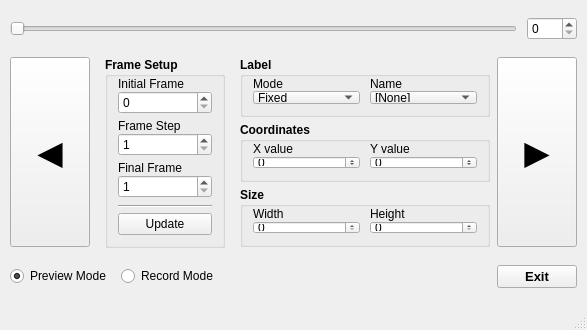
<?xml version="1.0" encoding="UTF-8"?>
<ui version="4.0">
 <class>ControlViewer</class>
 <widget class="QMainWindow" name="ControlViewer">
  <property name="geometry">
   <rect>
    <x>0</x>
    <y>0</y>
    <width>587</width>
    <height>330</height>
   </rect>
  </property>
  <property name="minimumSize">
   <size>
    <width>587</width>
    <height>330</height>
   </size>
  </property>
  <property name="maximumSize">
   <size>
    <width>589</width>
    <height>330</height>
   </size>
  </property>
  <property name="windowTitle">
   <string>Manual Labelling Control</string>
  </property>
  <widget class="QWidget" name="frmctrlWidget">
   <layout class="QVBoxLayout" name="frmctrlLayout">
    <property name="spacing">
     <number>10</number>
    </property>
    <property name="leftMargin">
     <number>10</number>
    </property>
    <property name="topMargin">
     <number>10</number>
    </property>
    <property name="rightMargin">
     <number>10</number>
    </property>
    <property name="bottomMargin">
     <number>10</number>
    </property>
    <item>
     <layout class="QHBoxLayout" name="frmsldrLayout">
      <property name="spacing">
       <number>10</number>
      </property>
      <item>
       <widget class="QSlider" name="frameSlider">
        <property name="minimumSize">
         <size>
          <width>0</width>
          <height>25</height>
         </size>
        </property>
        <property name="maximumSize">
         <size>
          <width>16777215</width>
          <height>25</height>
         </size>
        </property>
        <property name="orientation">
         <enum>Qt::Horizontal</enum>
        </property>
       </widget>
      </item>
      <item>
       <widget class="QSpinBox" name="sliderValue">
        <property name="minimumSize">
         <size>
          <width>50</width>
          <height>0</height>
         </size>
        </property>
       </widget>
      </item>
     </layout>
    </item>
    <item>
     <layout class="QHBoxLayout" name="subctrlLayout">
      <property name="spacing">
       <number>15</number>
      </property>
      <item>
       <widget class="QPushButton" name="prevButton">
        <property name="minimumSize">
         <size>
          <width>0</width>
          <height>190</height>
         </size>
        </property>
        <property name="font">
         <font>
          <pointsize>25</pointsize>
          <weight>75</weight>
          <bold>true</bold>
         </font>
        </property>
        <property name="text">
         <string>◀</string>
        </property>
       </widget>
      </item>
      <item>
       <widget class="QGroupBox" name="frameGroup">
        <property name="minimumSize">
         <size>
          <width>120</width>
          <height>191</height>
         </size>
        </property>
        <property name="maximumSize">
         <size>
          <width>16777215</width>
          <height>191</height>
         </size>
        </property>
        <property name="font">
         <font>
          <weight>75</weight>
          <bold>true</bold>
         </font>
        </property>
        <property name="title">
         <string>Frame Setup</string>
        </property>
        <layout class="QVBoxLayout" name="frameLayout">
         <property name="spacing">
          <number>5</number>
         </property>
         <property name="leftMargin">
          <number>10</number>
         </property>
         <property name="topMargin">
          <number>0</number>
         </property>
         <property name="rightMargin">
          <number>10</number>
         </property>
         <property name="bottomMargin">
          <number>10</number>
         </property>
         <item>
          <layout class="QVBoxLayout" name="frmintLayout">
           <property name="spacing">
            <number>0</number>
           </property>
           <item>
            <widget class="QLabel" name="labelInitial">
             <property name="font">
              <font>
               <weight>50</weight>
               <bold>false</bold>
              </font>
             </property>
             <property name="text">
              <string>Initial Frame</string>
             </property>
            </widget>
           </item>
           <item>
            <widget class="QSpinBox" name="frameInitial">
             <property name="font">
              <font>
               <weight>50</weight>
               <bold>false</bold>
              </font>
             </property>
             <property name="maximum">
              <number>16777215</number>
             </property>
            </widget>
           </item>
          </layout>
         </item>
         <item>
          <layout class="QVBoxLayout" name="frmstpLayout">
           <property name="spacing">
            <number>0</number>
           </property>
           <item>
            <widget class="QLabel" name="labelStep">
             <property name="font">
              <font>
               <weight>50</weight>
               <bold>false</bold>
              </font>
             </property>
             <property name="text">
              <string>Frame Step</string>
             </property>
            </widget>
           </item>
           <item>
            <widget class="QSpinBox" name="frameStep">
             <property name="font">
              <font>
               <weight>50</weight>
               <bold>false</bold>
              </font>
             </property>
             <property name="minimum">
              <number>1</number>
             </property>
             <property name="maximum">
              <number>16777215</number>
             </property>
            </widget>
           </item>
          </layout>
         </item>
         <item>
          <layout class="QVBoxLayout" name="frmfinLayout">
           <property name="spacing">
            <number>0</number>
           </property>
           <item>
            <widget class="QLabel" name="labelFinal">
             <property name="font">
              <font>
               <weight>50</weight>
               <bold>false</bold>
              </font>
             </property>
             <property name="text">
              <string>Final Frame</string>
             </property>
            </widget>
           </item>
           <item>
            <widget class="QSpinBox" name="frameFinal">
             <property name="font">
              <font>
               <weight>50</weight>
               <bold>false</bold>
              </font>
             </property>
             <property name="minimum">
              <number>1</number>
             </property>
             <property name="maximum">
              <number>16777215</number>
             </property>
            </widget>
           </item>
          </layout>
         </item>
         <item>
          <layout class="QVBoxLayout" name="frmselLayout">
           <property name="spacing">
            <number>5</number>
           </property>
           <property name="topMargin">
            <number>2</number>
           </property>
           <item>
            <widget class="Line" name="frmselLine">
             <property name="orientation">
              <enum>Qt::Horizontal</enum>
             </property>
            </widget>
           </item>
           <item>
            <widget class="QPushButton" name="frmselButton">
             <property name="font">
              <font>
               <weight>50</weight>
               <bold>false</bold>
              </font>
             </property>
             <property name="text">
              <string>Update</string>
             </property>
            </widget>
           </item>
          </layout>
         </item>
        </layout>
       </widget>
      </item>
      <item>
       <layout class="QVBoxLayout" name="labellingLayout">
        <property name="spacing">
         <number>5</number>
        </property>
        <item>
         <widget class="QGroupBox" name="labelGroup">
          <property name="minimumSize">
           <size>
            <width>250</width>
            <height>60</height>
           </size>
          </property>
          <property name="maximumSize">
           <size>
            <width>16777215</width>
            <height>60</height>
           </size>
          </property>
          <property name="font">
           <font>
            <weight>75</weight>
            <bold>true</bold>
           </font>
          </property>
          <property name="title">
           <string>Label</string>
          </property>
          <layout class="QGridLayout" name="labelLayout">
           <property name="leftMargin">
            <number>10</number>
           </property>
           <property name="topMargin">
            <number>0</number>
           </property>
           <property name="rightMargin">
            <number>10</number>
           </property>
           <property name="bottomMargin">
            <number>10</number>
           </property>
           <property name="horizontalSpacing">
            <number>10</number>
           </property>
           <property name="verticalSpacing">
            <number>0</number>
           </property>
           <item row="1" column="1">
            <widget class="QComboBox" name="idBox">
             <property name="font">
              <font>
               <weight>50</weight>
               <bold>false</bold>
              </font>
             </property>
             <item>
              <property name="text">
               <string>[None]</string>
              </property>
             </item>
            </widget>
           </item>
           <item row="0" column="0">
            <widget class="QLabel" name="modeLabel">
             <property name="font">
              <font>
               <weight>50</weight>
               <bold>false</bold>
              </font>
             </property>
             <property name="text">
              <string>Mode</string>
             </property>
            </widget>
           </item>
           <item row="0" column="1">
            <widget class="QLabel" name="idLabel">
             <property name="font">
              <font>
               <weight>50</weight>
               <bold>false</bold>
              </font>
             </property>
             <property name="text">
              <string>Name</string>
             </property>
            </widget>
           </item>
           <item row="1" column="0">
            <widget class="QComboBox" name="modeBox">
             <property name="font">
              <font>
               <weight>50</weight>
               <bold>false</bold>
              </font>
             </property>
             <item>
              <property name="text">
               <string>Fixed</string>
              </property>
             </item>
             <item>
              <property name="text">
               <string>Dynamic</string>
              </property>
             </item>
            </widget>
           </item>
          </layout>
         </widget>
        </item>
        <item>
         <widget class="QGroupBox" name="coordinateGroup">
          <property name="minimumSize">
           <size>
            <width>250</width>
            <height>60</height>
           </size>
          </property>
          <property name="maximumSize">
           <size>
            <width>16777215</width>
            <height>60</height>
           </size>
          </property>
          <property name="font">
           <font>
            <weight>75</weight>
            <bold>true</bold>
           </font>
          </property>
          <property name="title">
           <string>Coordinates</string>
          </property>
          <layout class="QGridLayout" name="coordinateLayout">
           <property name="leftMargin">
            <number>10</number>
           </property>
           <property name="topMargin">
            <number>0</number>
           </property>
           <property name="rightMargin">
            <number>10</number>
           </property>
           <property name="bottomMargin">
            <number>10</number>
           </property>
           <property name="horizontalSpacing">
            <number>10</number>
           </property>
           <property name="verticalSpacing">
            <number>0</number>
           </property>
           <item row="0" column="0">
            <widget class="QLabel" name="xLabel">
             <property name="font">
              <font>
               <weight>50</weight>
               <bold>false</bold>
              </font>
             </property>
             <property name="text">
              <string>X value</string>
             </property>
            </widget>
           </item>
           <item row="0" column="1">
            <widget class="QLabel" name="yLabel">
             <property name="font">
              <font>
               <weight>50</weight>
               <bold>false</bold>
              </font>
             </property>
             <property name="text">
              <string>Y value</string>
             </property>
            </widget>
           </item>
           <item row="1" column="0">
            <widget class="QSpinBox" name="xValue">
             <property name="font">
              <font>
               <weight>50</weight>
               <bold>false</bold>
              </font>
             </property>
             <property name="minimum">
              <number>-1</number>
             </property>
            </widget>
           </item>
           <item row="1" column="1">
            <widget class="QSpinBox" name="yValue">
             <property name="font">
              <font>
               <weight>50</weight>
               <bold>false</bold>
              </font>
             </property>
             <property name="minimum">
              <number>-1</number>
             </property>
            </widget>
           </item>
          </layout>
         </widget>
        </item>
        <item>
         <widget class="QGroupBox" name="sizeGroup">
          <property name="minimumSize">
           <size>
            <width>250</width>
            <height>60</height>
           </size>
          </property>
          <property name="maximumSize">
           <size>
            <width>16777215</width>
            <height>60</height>
           </size>
          </property>
          <property name="font">
           <font>
            <weight>75</weight>
            <bold>true</bold>
           </font>
          </property>
          <property name="title">
           <string>Size</string>
          </property>
          <layout class="QGridLayout" name="sizeLayout">
           <property name="leftMargin">
            <number>10</number>
           </property>
           <property name="topMargin">
            <number>0</number>
           </property>
           <property name="rightMargin">
            <number>10</number>
           </property>
           <property name="bottomMargin">
            <number>10</number>
           </property>
           <property name="horizontalSpacing">
            <number>10</number>
           </property>
           <property name="verticalSpacing">
            <number>0</number>
           </property>
           <item row="0" column="0">
            <widget class="QLabel" name="wLabel">
             <property name="font">
              <font>
               <weight>50</weight>
               <bold>false</bold>
              </font>
             </property>
             <property name="text">
              <string>Width</string>
             </property>
            </widget>
           </item>
           <item row="0" column="1">
            <widget class="QLabel" name="hLabel">
             <property name="font">
              <font>
               <weight>50</weight>
               <bold>false</bold>
              </font>
             </property>
             <property name="text">
              <string>Height</string>
             </property>
            </widget>
           </item>
           <item row="1" column="0">
            <widget class="QSpinBox" name="wValue">
             <property name="font">
              <font>
               <weight>50</weight>
               <bold>false</bold>
              </font>
             </property>
            </widget>
           </item>
           <item row="1" column="1">
            <widget class="QSpinBox" name="hValue">
             <property name="font">
              <font>
               <weight>50</weight>
               <bold>false</bold>
              </font>
             </property>
            </widget>
           </item>
          </layout>
         </widget>
        </item>
       </layout>
      </item>
      <item>
       <widget class="QPushButton" name="nextButton">
        <property name="minimumSize">
         <size>
          <width>0</width>
          <height>190</height>
         </size>
        </property>
        <property name="font">
         <font>
          <pointsize>25</pointsize>
          <weight>75</weight>
          <bold>true</bold>
         </font>
        </property>
        <property name="text">
         <string>▶</string>
        </property>
       </widget>
      </item>
     </layout>
    </item>
    <item>
     <layout class="QHBoxLayout" name="progctrlLayout">
      <property name="spacing">
       <number>10</number>
      </property>
      <item>
       <widget class="QRadioButton" name="previewButton">
        <property name="minimumSize">
         <size>
          <width>90</width>
          <height>0</height>
         </size>
        </property>
        <property name="text">
         <string>Preview Mode</string>
        </property>
        <property name="checked">
         <bool>true</bool>
        </property>
        <attribute name="buttonGroup">
         <string notr="true">savemodeGroup</string>
        </attribute>
       </widget>
      </item>
      <item>
       <widget class="QRadioButton" name="recordButton">
        <property name="minimumSize">
         <size>
          <width>90</width>
          <height>0</height>
         </size>
        </property>
        <property name="text">
         <string>Record Mode</string>
        </property>
        <attribute name="buttonGroup">
         <string notr="true">savemodeGroup</string>
        </attribute>
       </widget>
      </item>
      <item>
       <spacer name="progctrltSpacer">
        <property name="orientation">
         <enum>Qt::Horizontal</enum>
        </property>
        <property name="sizeHint" stdset="0">
         <size>
          <width>40</width>
          <height>25</height>
         </size>
        </property>
       </spacer>
      </item>
      <item>
       <widget class="QPushButton" name="exitButton">
        <property name="font">
         <font>
          <pointsize>10</pointsize>
          <weight>75</weight>
          <bold>true</bold>
         </font>
        </property>
        <property name="text">
         <string>Exit</string>
        </property>
       </widget>
      </item>
     </layout>
    </item>
   </layout>
  </widget>
  <widget class="QStatusBar" name="statusBar"/>
  <widget class="QMenuBar" name="menuBar">
   <property name="geometry">
    <rect>
     <x>0</x>
     <y>0</y>
     <width>587</width>
     <height>21</height>
    </rect>
   </property>
  </widget>
 </widget>
 <resources/>
 <connections>
  <connection>
   <sender>frameSlider</sender>
   <signal>valueChanged(int)</signal>
   <receiver>sliderValue</receiver>
   <slot>setValue(int)</slot>
   <hints>
    <hint type="sourcelabel">
     <x>494</x>
     <y>42</y>
    </hint>
    <hint type="destinationlabel">
     <x>541</x>
     <y>41</y>
    </hint>
   </hints>
  </connection>
  <connection>
   <sender>sliderValue</sender>
   <signal>valueChanged(int)</signal>
   <receiver>frameSlider</receiver>
   <slot>setValue(int)</slot>
   <hints>
    <hint type="sourcelabel">
     <x>534</x>
     <y>52</y>
    </hint>
    <hint type="destinationlabel">
     <x>507</x>
     <y>51</y>
    </hint>
   </hints>
  </connection>
  <connection>
   <sender>prevButton</sender>
   <signal>clicked()</signal>
   <receiver>sliderValue</receiver>
   <slot>stepDown()</slot>
   <hints>
    <hint type="sourcelabel">
     <x>45</x>
     <y>76</y>
    </hint>
    <hint type="destinationlabel">
     <x>554</x>
     <y>47</y>
    </hint>
   </hints>
  </connection>
  <connection>
   <sender>nextButton</sender>
   <signal>clicked()</signal>
   <receiver>sliderValue</receiver>
   <slot>stepUp()</slot>
   <hints>
    <hint type="sourcelabel">
     <x>565</x>
     <y>75</y>
    </hint>
    <hint type="destinationlabel">
     <x>567</x>
     <y>44</y>
    </hint>
   </hints>
  </connection>
 </connections>
 <buttongroups>
  <buttongroup name="savemodeGroup"/>
 </buttongroups>
</ui>
